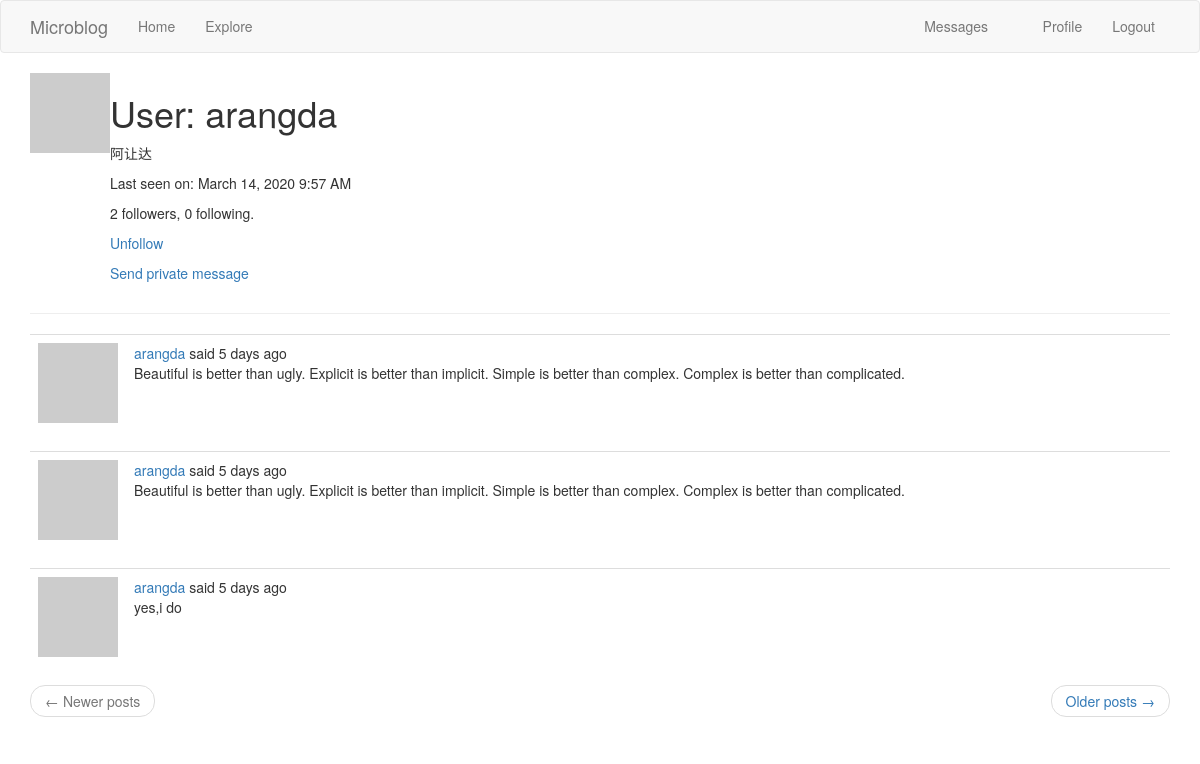
/user/arangda (signed in), run on an earlier commit of the app's database.
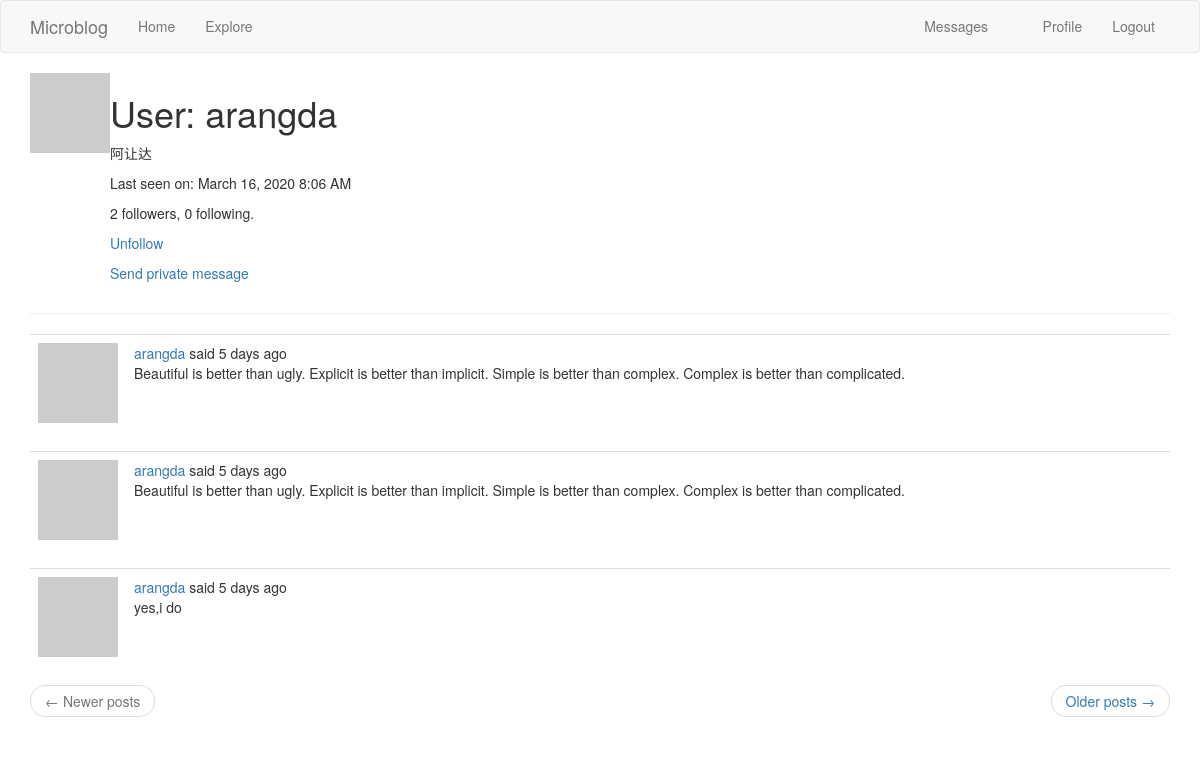
And on a later commit of the database.
### app/models.py (models this page shows, shortened)
class User(UserMixin,db.Model):
    id = db.Column(db.Integer,primary_key=True)
    username = db.Column(db.String(64),index=True,unique=True)
    email = db.Column(db.String(120),index=True,unique=True)
    password_hash = db.Column(db.String(128))
    about_me = db.Column(db.String(140))
    last_seen = db.Column(db.DateTime,default=datetime.utcnow)
    posts = db.relationship('Post',backref='author',lazy='dynamic')
    messages_sent = db.relationship('Message',
                                    foreign_keys='Message.sender_id',
                                    backref='author', lazy='dynamic')
    messages_received = db.relationship('Message',
                                        foreign_keys='Message.recipient_id',
                                        backref='recipient', lazy='dynamic')
    last_message_read_time = db.Column(db.DateTime)
    notifications = db.relationship('Notification',backref='user',lazy='dynamic')
    followed = db.relationship(
        'User',secondary=followers,
        primaryjoin=(followers.c.follower_id == id),
        secondaryjoin=(followers.c.followed_id == id),
        backref=db.backref('followers',lazy='dynamic'),lazy='dynamic'
    )
    tasks = db.relationship('Task',backref='user',lazy='dynamic')
    def new_messages(self):
        last_read_time = self.last_message_read_time or datetime(1900, 1, 1)
        return Message.query.filter_by(recipient=self).filter(
            Message.timestamp > last_read_time).count()
    def avatar(self,size):
        digest = md5(self.email.lower().encode('utf-8')).hexdigest()
        return 'https://www.gravatar.com/avatar/{}?d=identicon&s={}'.format(digest,size)
    def is_following(self,user):
        return self.followed.filter(
            followers.c.followed_id == user.id).count() > 0
    def get_tasks_in_progress(self):
        return Task.query.filter_by(user=self, complete=False).all()

class Post(db.Model):
    id = db.Column(db.Integer,primary_key=True)
    body = db.Column(db.String(140))
    timestamp = db.Column(db.DateTime,index=True,default=datetime.utcnow)
    user_id = db.Column(db.Integer,db.ForeignKey('user.id'))
    language = db.Column(db.String(5))

### app/main/routes.py (the view)
@bp.route('/user/<username>')
@login_required
def user(username):
    user = User.query.filter_by(username=username).first_or_404()
    page = request.args.get('page',1,type=int)
    posts = user.posts.order_by(Post.timestamp.desc()).paginate(
        page,current_app.config['POSTS_PER_PAGE'],False
    )
    next_url = url_for('main.user',username=user.username,page=posts.next_num) if posts.has_next else None
    prev_url = url_for('main.user',username=user.username,page=posts.prev_num) if posts.has_prev else None
    return render_template('user.html', user=user, posts=posts.items,next_url=next_url,prev_url=prev_url)

### app/main/routes.py (called while the page is built)
@bp.before_app_request
def before_request():
    g.locale = str(get_locale())
    if current_user.is_authenticated:
        current_user.last_seen = datetime.utcnow()
        db.session.commit()

### app/models.py (called while the page is built)
@login.user_loader
def load_user(id):
    return User.query.get(int(id))

### app/templates/user.html
{% extends "base.html" %}
{% block app_content %}
    <table>
        <tr valign="top">
            <td><img src="{{ user.avatar(128) }}"></td>
            <td>
                <h1>User: {{ user.username }}</h1>
                {% if user.about_me %}<p>{{ user.about_me }}</p>{% endif %}
                {% if user.last_seen %}<p>{{ _('Last seen on')}}: {{ moment(user.last_seen).format('LLL') }}</p>{% endif %}
                <p>{{ user.followers.count() }} {{_('followers')}}, {{ user.followed.count() }} {{ _('following')}}.</p>
                {% if user == current_user %}
                <p><a href="{{ url_for('main.edit_profile') }}">Edit your profile</a></p>
                {% if not current_user.get_task_in_progress('export_posts') %}
                <p><a href="{{ url_for('main.export_posts') }}">{{ _('Export your posts') }}</a></p>
                {% endif %}
                {% elif not current_user.is_following(user) %}
                <p><a href="{{ url_for('main.follow', username=user.username) }}">{{ _('Follow') }}</a></p>
                {% else %}
                <p><a href="{{ url_for('main.unfollow', username=user.username) }}">{{ _('Unfollow') }}</a></p>
                {% endif %}
                {% if user != current_user %}
                <p>
                    <a href="{{ url_for('main.send_message',recipient=user.username) }} ">
                        {{ _('Send private message')}}
                    </a>
                </p>
                {% endif %}
            </td>
        </tr>
    </table>
    <hr>
    {% for post in posts %}
        {% include '_post.html' %}
    {% endfor %}
    <nav aria-label="...">
        <ul class="pager">
            <li class="previous{% if not prev_url %} disabled{% endif %}">
                <a href="{{ prev_url or '#' }}">
                    <span aria-hidden="true">&larr;</span> Newer posts
                </a>
            </li>
            <li class="next{% if not next_url %} disabled{% endif %}">
                <a href="{{ next_url or '#' }}">
                    Older posts <span aria-hidden="true">&rarr;</span>
                </a>
            </li>
        </ul>
    </nav>
{% endblock %}

### app/templates/base.html (shortened to what this page needs)
{% extends 'bootstrap/base.html' %}
{% block navbar %}
    <nav class="navbar navbar-default">
        <div class="container">
            <div class="navbar-header">
                <a class="navbar-brand" href="{{ url_for('main.index') }}">Microblog</a>
            </div>
            <div class="collapse navbar-collapse" id="bs-example-navbar-collapse-1">
                <ul class="nav navbar-nav">
                    <li><a href="{{ url_for('main.index') }}">Home</a></li>
                    <li><a href="{{ url_for('main.explore') }}">Explore</a></li>
                </ul>
                <ul class="nav navbar-nav navbar-right">
                    {% if current_user.is_anonymous %}
                    <li><a href="{{ url_for('auth.login') }}">Login</a></li>
                    {% else %}
                    <li>
                        <a href="{{ url_for('main.messages') }}">
                            {{ _('Messages') }}
                            {% set new_messages = current_user.new_messages() %}
                        </a>
                    </li>
                    <li><a href="{{ url_for('main.user', username=current_user.username) }}">Profile</a></li>
                    <li><a href="{{ url_for('auth.logout') }}">Logout</a></li>
                    {% endif %}
                </ul>
            </div>
        </div>
    </nav>
{% endblock %}
{% block content %}
    <div class="container">
        {% block app_content %}{% endblock %}
    </div>
{% endblock %}

### app/templates/_post.html (shortened to what this page needs)
<table class="table table-hover">
    <tr>
        <td width="70px">
            <a href="{{ url_for('main.user', username=post.author.username) }}">
                <img src="{{ post.author.avatar(70) }}" />
            </a>
        </td>
        <td>
            {{ _('%(username)s said %(when)s',username=user_link,when=moment(post.timestamp).fromNow()) }}
            <br>
            <span id="post{{ post.id }}">{{ post.body }}</span>
        </td>
    </tr>
</table>

What changed in the data, as far as the page shows it:
changed User "arangda": last_seen "March 14, 2020 9:57 AM" → "March 16, 2020 8:06 AM"
